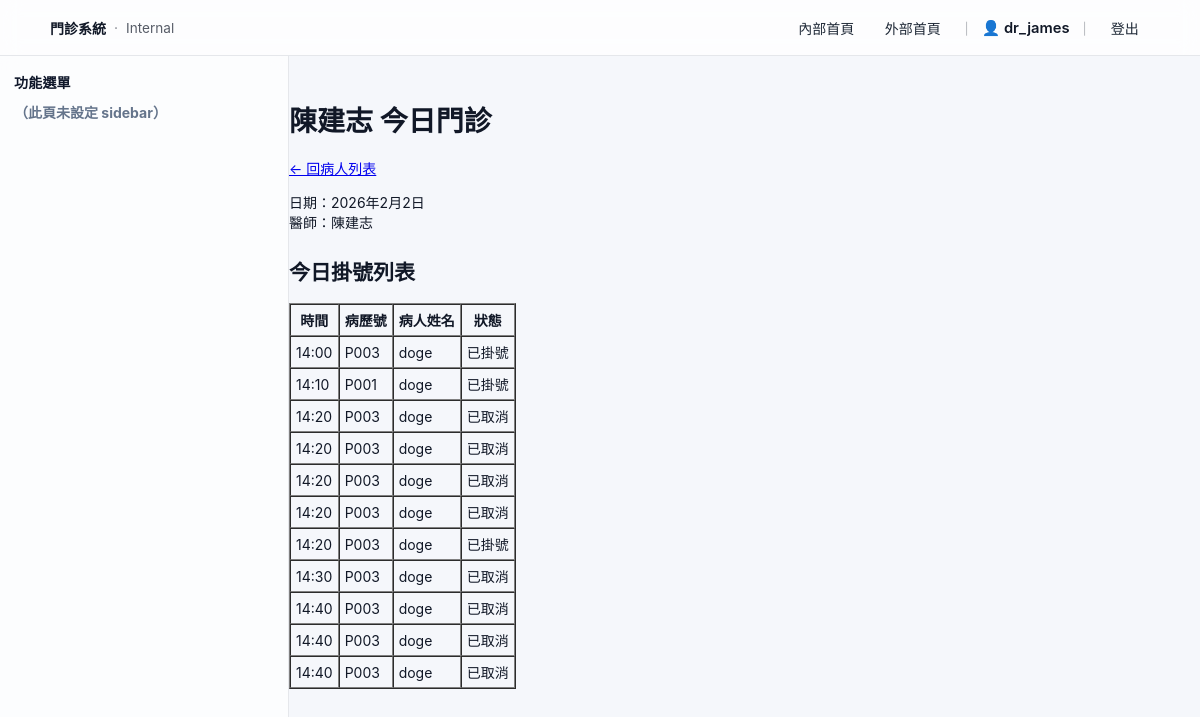
The page /appointments/doctor/1/today/ (signed in) on the database its author committed.
### doctors/models.py (models this page shows, shortened)
class Doctor(models.Model):
    name = models.CharField("姓名", max_length=50)
    department = models.CharField("科別", max_length=50)
    room = models.CharField("診間", max_length=20, blank=True)
    user = models.OneToOneField(
        User, null=True, blank=True, on_delete=models.SET_NULL, verbose_name="使用者帳號"
    )
    department = models.CharField("科別", max_length=50, blank=True)
    is_active = models.BooleanField("啟用", default=True)
    class Meta:
        verbose_name = "醫師"
        verbose_name_plural = "醫師"

### appointments/models.py (models this page shows, shortened)
class Appointment(models.Model):
    STATUS_BOOKED = "BOOKED"
    STATUS_CANCELLED = "CANCELLED"
    STATUS_DONE = "DONE"
    STATUS_NO_SHOW = "NO_SHOW"
    STATUS_CHOICES = [
        (STATUS_BOOKED, "已掛號"),
        (STATUS_CANCELLED, "已取消"),
        (STATUS_DONE, "已完成"),
        (STATUS_NO_SHOW, "未到 / 過號"),
    ]
    patient = models.ForeignKey(Patient, on_delete=models.CASCADE)
    doctor = models.ForeignKey(Doctor, on_delete=models.CASCADE)
    date = models.DateField()
    time = models.TimeField()
    status = models.CharField(max_length=10, choices=STATUS_CHOICES, default=STATUS_BOOKED)
    created_at = models.DateTimeField(default=timezone.now)
    objects = AppointmentManager()
    class Meta:
        constraints = [
            models.UniqueConstraint(
                fields=["doctor", "date", "time"],
                condition=~Q(status="CANCELLED"),
                name="uniq_active_doctor_date_time",
            )
        ]

### patients/models.py (models this page shows, shortened)
class Patient(models.Model):
    GENDER_MALE = "M"
    GENDER_FEMALE = "F"
    GENDER_OTHER = "O"
    GENDER_CHOICES = [
        (GENDER_MALE, "男"),
        (GENDER_FEMALE, "女"),
        (GENDER_OTHER, "其他 / 不透露"),
    ]
    BLOOD_A = "A"
    BLOOD_B = "B"
    BLOOD_AB = "AB"
    BLOOD_O = "O"
    BLOOD_UNKNOWN = "UNK"
    BLOOD_TYPE_CHOICES = [
        (BLOOD_A, "A 型"),
        (BLOOD_B, "B 型"),
        (BLOOD_AB, "AB 型"),
        (BLOOD_O, "O 型"),
        (BLOOD_UNKNOWN, "未知"),
    ]
    full_name = models.CharField("姓名", max_length=50)
    national_id = models.CharField("身分證", max_length=10, unique=True)
    nhi_no = models.CharField("健保卡號", max_length=20, blank=True)
    gender = models.CharField(
        "性別",
        max_length=1,
        choices=GENDER_CHOICES,
        blank=True,
    )
    birth_date = models.DateField("生日")
    blood_type = models.CharField(
        "血型",
        max_length=3,
        choices=BLOOD_TYPE_CHOICES,
        default=BLOOD_UNKNOWN,
        blank=True,
    )
    phone = models.CharField("電話", max_length=20, blank=True)
    email = models.EmailField("Email", max_length=100, blank=True)
    address = models.CharField("地址", max_length=200, blank=True)
    height_cm = models.PositiveIntegerField("身高（cm）", null=True, blank=True)
    weight_kg = models.DecimalField(
        "體重（kg）",
        max_digits=5,
        decimal_places=1,
        null=True,
        blank=True,
    )
    allergies = models.TextField(
        "過敏史",
        blank=True,
        help_text="例如：藥物過敏、食物過敏等",
    )
    chronic_diseases = models.TextField(
        "慢性疾病 / 重要病史",
        blank=True,
        help_text="例如：高血壓、糖尿病、心臟病等",
    )
    family_disease_notes = models.TextField(
    "家族病史",
    blank=True,
    null=True,
    help_text="例如：父母高血壓、糖尿病、遺傳疾病等",
    )
    other_risk_notes = models.TextField(
    "其他風險備註",
    blank=True,
    null=True,
    )
    emergency_contact_name = models.CharField("緊急聯絡人姓名", max_length=50, blank=True)
    emergency_contact_phone = models.CharField("緊急聯絡人電話", max_length=20, blank=True)
    emergency_contact_relation = models.CharField(
        "與病人關係",
        max_length=50,
        blank=True,
        help_text="例如：父、母、配偶、子女、朋友",
    )
    chart_no = models.CharField(
        "病歷號",
        max_length=20,
        unique=True,
        blank=True,
        editable=False,
    )
    note = models.TextField("其他備註", blank=True)
    created_at = models.DateTimeField("建立時間", auto_now_add=True)
    updated_at = models.DateTimeField("最後更新時間", auto_now=True)
    class Meta:
        verbose_name = "病人"
        verbose_name_plural = "病人"
        ordering = ["chart_no"]

### appointments/views.py (the view)
@login_required
def doctor_today_appointments(request, doctor_id):
    doctor = get_object_or_404(Doctor, pk=doctor_id)
    today = timezone.localdate()
    appointments = (
        Appointment.objects
        .filter(doctor=doctor, date=today)
        .select_related("patient")
        .order_by("time")
    )
    return render(
        request,
        "appointments/doctor_today_list.html",
        {
            "doctor": doctor,
            "appointments": appointments,
            "today": today,
        },
    )

### templates/appointments/doctor_today_list.html (shortened to what this page needs)
{% extends "base.html" %}
{% block content %}
<h1>{{ doctor.name }} 今日門診 </h1>
<p>
  <a href="{% url 'patients:patient_list' %}">← 回病人列表</a>
</p>
<p>
  日期：{{ today }}<br>
  醫師：{{ doctor.name }}
</p>
<h2 style="margin-top: 1.5rem;">今日掛號列表 </h2>
{% if appointments %}
  <table border="1" cellpadding="5" cellspacing="0">
    <thead>
      <tr>
        <th>時間</th>
        <th>病歷號</th>
        <th>病人姓名</th>
        <th>狀態</th>
      </tr>
    </thead>
    <tbody>
      {% for appt in appointments %}
        <tr>
          <td>{{ appt.time|time:"H:i" }}</td>
          <td>{{ appt.patient.chart_no }}</td>
          <td>{{ appt.patient.full_name }}</td>
          <td>{{ appt.get_status_display }}</td>
        </tr>
      {% endfor %}
    </tbody>
  </table>
{% else %}
  <p>這位醫師今天目前沒有掛號 ～</p>
{% endif %}
{% endblock %}

### templates/base.html (shortened to what this page needs)
<!DOCTYPE html>
{% load static %}
<html lang="zh-Hant">
<head>
  <link rel="stylesheet" href="{% static 'css/app.css' %}">
  <link rel="stylesheet" href="{% static 'css/hospital_theme.css' %}">
</head>
<body>
  <header class="app-topbar">
    <div class="app-topbar-inner">
      <div class="app-brand">
        <a class="app-brand-link" href="{% url 'index' %}">門診系統</a>
        <span class="app-brand-dot">·</span>
        <span class="app-brand-sub">Internal</span>
      </div>
      <nav class="app-nav">
        <a class="app-nav-link" href="{% url 'index' %}">內部首頁</a>
        <a class="app-nav-link" href="{% url 'public:home' %}">外部首頁</a>
        {% if user.is_authenticated %}
          <span class="app-nav-sep">｜</span>
          <span class="app-user">👤 {{ user.username }}</span>
          <span class="app-nav-sep">｜</span>
          <a class="app-nav-link" href="{% url 'logout' %}">登出</a>
        {% else %}
          <span class="app-nav-sep">｜</span>
          <a class="app-nav-link" href="{% url 'login' %}">登入</a>
        {% endif %}
      </nav>
    </div>
  </header>
  <div class="app-shell">
    <aside class="app-sidebar" aria-label="功能選單">
      {% block sidebar %}
        <div class="app-side-title">功能選單</div>
        <div class="app-muted" style="margin-top:6px;">
          （此頁未設定 sidebar）
        </div>
      {% endblock %}
    </aside>
    <main class="app-main">
      <div class="app-page">
        {% block content %}{% endblock %}
      </div>
    </main>
  </div>
</body>
</html>

### static/css/app.css (style rules this page uses)
.app-page { max-width: 1100px; margin: 0 auto; padding: 1.5rem 0 2rem; }
body { margin: 0; background: #f6f7fb; color: #0f172a; font-family: system-ui, -apple-system, "Segoe UI", Roboto, "Noto Sans TC", Arial, sans-serif; }
.app-topbar { position: sticky; top: 0; z-index: 50; background: rgba(255,255,255,0.78); backdrop-filter: blur(10px); border-bottom: 1px solid #e5e7eb; }
.app-topbar-inner { max-width: 1100px; margin: 0 auto; padding: 0.75rem 0; display: flex; justify-content: space-between; align-items: center; }
.app-brand { display: flex; align-items: center; gap: 0.5rem; }
.app-brand-link { font-weight: 800; text-decoration: none; color: #111827; }
.app-brand-dot { opacity: 0.5; }
.app-brand-sub { font-size: 0.85rem; opacity: 0.7; }
.app-nav { display: flex; align-items: center; gap: 0.5rem; }
.app-nav-link { text-decoration: none; color: #1f2937; padding: 0.35rem 0.7rem; border-radius: 999px; }
.app-nav-sep { opacity: 0.5; }
.app-user { font-weight: 600; font-size: 0.92rem; }
.app-shell { display:flex; min-height: calc(100vh - 64px); }
.app-sidebar { width: 260px; flex: 0 0 260px; border-right: 1px solid #e5e7eb; background: rgba(255,255,255,0.7); backdrop-filter: blur(8px); padding: 16px 14px; }
.app-main { flex: 1 1 auto; min-width: 0; }
.app-side-title { font-weight: 900; letter-spacing: .2px; color: #0f172a; margin-bottom: 10px; }
.app-muted { color: #64748b; font-weight: 700; }

### static/css/hospital_theme.css (style rules this page uses)
:root { --bg: #f5f7fb; --text: #111827; --muted: #6b7280; --border: #e5e7eb; --border-soft: #eef2f7; --surface: #ffffff; --surface-soft: #f9fafb; --primary: #2563eb; --primary-700: #1d4ed8; --danger: #dc2626; --success: #16a34a; --warning: #d97706; }
body { background-color: var(--bg); font-family: -apple-system, BlinkMacSystemFont, "Segoe UI", "Noto Sans TC", "Microsoft JhengHei", system-ui, sans-serif; font-size: 14px; color: var(--text); }

### rows shown on the page
Doctor: name "陳建志"
Appointment: time "14:00", patient.chart_no "P003", patient.full_name "doge", status "已掛號"
Appointment: time "14:10", patient.chart_no "P001", patient.full_name "doge", status "已掛號"
Appointment: time "14:20", patient.chart_no "P003", patient.full_name "doge", status "已取消"
Appointment: time "14:20", patient.chart_no "P003", patient.full_name "doge", status "已取消"
Appointment: time "14:20", patient.chart_no "P003", patient.full_name "doge", status "已取消"
Appointment: time "14:20", patient.chart_no "P003", patient.full_name "doge", status "已取消"
Appointment: time "14:20", patient.chart_no "P003", patient.full_name "doge", status "已掛號"
Appointment: time "14:30", patient.chart_no "P003", patient.full_name "doge", status "已取消"
Appointment: time "14:40", patient.chart_no "P003", patient.full_name "doge", status "已取消"
Appointment: time "14:40", patient.chart_no "P003", patient.full_name "doge", status "已取消"
Appointment: time "14:40", patient.chart_no "P003", patient.full_name "doge", status "已取消"

### other values the page prints
{{ user.username }} "dr_james"
{{ today }} "2026年2月2日"
